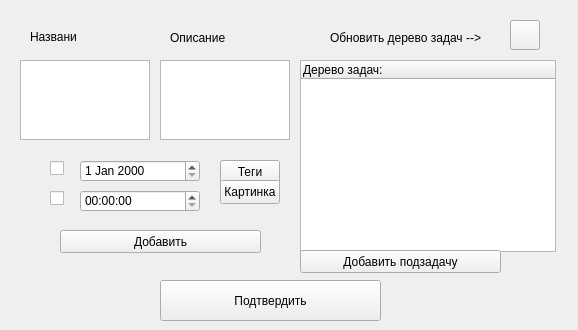
<?xml version="1.0" encoding="UTF-8"?>
<ui version="4.0">
 <class>Form</class>
 <widget class="QWidget" name="Form">
  <property name="geometry">
   <rect>
    <x>0</x>
    <y>0</y>
    <width>578</width>
    <height>330</height>
   </rect>
  </property>
  <property name="windowTitle">
   <string>Form</string>
  </property>
  <widget class="QTimeEdit" name="timeEdit_task">
   <property name="geometry">
    <rect>
     <x>80</x>
     <y>190</y>
     <width>120</width>
     <height>22</height>
    </rect>
   </property>
  </widget>
  <widget class="QTextEdit" name="textEdit_nameTask">
   <property name="geometry">
    <rect>
     <x>20</x>
     <y>60</y>
     <width>130</width>
     <height>80</height>
    </rect>
   </property>
  </widget>
  <widget class="QDateEdit" name="dateEdit_task">
   <property name="geometry">
    <rect>
     <x>80</x>
     <y>160</y>
     <width>120</width>
     <height>22</height>
    </rect>
   </property>
  </widget>
  <widget class="QTextEdit" name="textEdit_descriptionTask">
   <property name="geometry">
    <rect>
     <x>160</x>
     <y>60</y>
     <width>130</width>
     <height>80</height>
    </rect>
   </property>
  </widget>
  <widget class="QPushButton" name="btn_enterTask">
   <property name="geometry">
    <rect>
     <x>60</x>
     <y>230</y>
     <width>201</width>
     <height>23</height>
    </rect>
   </property>
   <property name="text">
    <string>Добавить</string>
   </property>
  </widget>
  <widget class="QLabel" name="label">
   <property name="geometry">
    <rect>
     <x>30</x>
     <y>30</y>
     <width>47</width>
     <height>13</height>
    </rect>
   </property>
   <property name="text">
    <string>Название</string>
   </property>
  </widget>
  <widget class="QLabel" name="label_2">
   <property name="geometry">
    <rect>
     <x>170</x>
     <y>30</y>
     <width>101</width>
     <height>16</height>
    </rect>
   </property>
   <property name="text">
    <string>Описание</string>
   </property>
  </widget>
  <widget class="QPushButton" name="btn_SaveClose">
   <property name="geometry">
    <rect>
     <x>160</x>
     <y>280</y>
     <width>221</width>
     <height>41</height>
    </rect>
   </property>
   <property name="text">
    <string>Подтвердить</string>
   </property>
  </widget>
  <widget class="QTreeWidget" name="treeWidget">
   <property name="geometry">
    <rect>
     <x>300</x>
     <y>60</y>
     <width>256</width>
     <height>192</height>
    </rect>
   </property>
   <column>
    <property name="text">
     <string>Дерево задач:</string>
    </property>
   </column>
  </widget>
  <widget class="QCheckBox" name="cb_dataTask">
   <property name="geometry">
    <rect>
     <x>50</x>
     <y>160</y>
     <width>16</width>
     <height>17</height>
    </rect>
   </property>
   <property name="text">
    <string/>
   </property>
  </widget>
  <widget class="QCheckBox" name="cb_timeTask">
   <property name="geometry">
    <rect>
     <x>50</x>
     <y>190</y>
     <width>16</width>
     <height>17</height>
    </rect>
   </property>
   <property name="text">
    <string/>
   </property>
  </widget>
  <widget class="QPushButton" name="btn_showSubtask">
   <property name="geometry">
    <rect>
     <x>300</x>
     <y>250</y>
     <width>201</width>
     <height>23</height>
    </rect>
   </property>
   <property name="text">
    <string>Добавить подзадачу</string>
   </property>
  </widget>
  <widget class="QPushButton" name="btn_update">
   <property name="geometry">
    <rect>
     <x>510</x>
     <y>20</y>
     <width>30</width>
     <height>30</height>
    </rect>
   </property>
   <property name="styleSheet">
    <string notr="true">color: rgb(255, 78, 8)</string>
   </property>
   <property name="text">
    <string/>
   </property>
  </widget>
  <widget class="QPushButton" name="btn_add_tags">
   <property name="geometry">
    <rect>
     <x>220</x>
     <y>160</y>
     <width>60</width>
     <height>24</height>
    </rect>
   </property>
   <property name="text">
    <string>Теги</string>
   </property>
  </widget>
  <widget class="QLabel" name="label_3">
   <property name="geometry">
    <rect>
     <x>330</x>
     <y>30</y>
     <width>151</width>
     <height>16</height>
    </rect>
   </property>
   <property name="text">
    <string>Обновить дерево задач --&gt;</string>
   </property>
  </widget>
  <widget class="QPushButton" name="btn_add_img">
   <property name="geometry">
    <rect>
     <x>220</x>
     <y>180</y>
     <width>60</width>
     <height>24</height>
    </rect>
   </property>
   <property name="text">
    <string>Картинка</string>
   </property>
  </widget>
 </widget>
 <resources/>
 <connections/>
</ui>
